Frame 1 (no input): blank canvas, image omitted
Frame 60 (the mouse pressed at the canvas centre just before this capture): blank canvas, image omitted
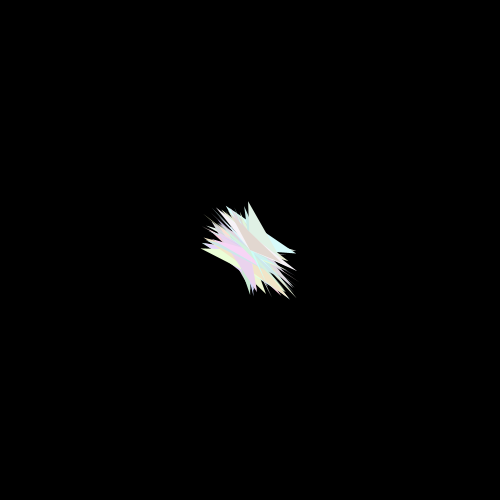
Frame 120 (the mouse held since frame 60 and released just before this capture)

The Processing sketch whose frames 1 and 60 were blank and that drew this single picture after the mouse press (run headless with seeded random() and noise(); from frame 60 on, the mouse is pressed at the canvas centre):

// Processing sketch: processing_69266
// ── processing_69266.pde

boolean clickDown = false;
boolean circles = false;
int radiuz = 50;

void setup(){
  background(0);
  smooth();
  size(500,500);
  noStroke();
  ellipseMode(CENTER);
}

void draw(){
  int x = mouseX;
  int y = mouseY;
  
  fill(random(200,255),random(200,255),random(200,255));
  
  if (clickDown && !circles){
    triangle(x,y,x-random(radiuz),y-random(radiuz),x+random(radiuz),y+random(radiuz));
  }
  if (clickDown && circles){
    ellipse(x, y, radiuz, radiuz);
  }
}

void mousePressed(){
  clickDown = !clickDown;
}

void keyPressed(){
  if (key == 'c'){ //clear
    background(0);
  }
  if (key == 'x'){ //increase draw size
    radiuz += 10;
  }
  if (key == 'z'){ //decrease draw size
    radiuz -= 10;
  }
    if (key == 'a'){ // switch tool
    circles = !circles;
  }
}
